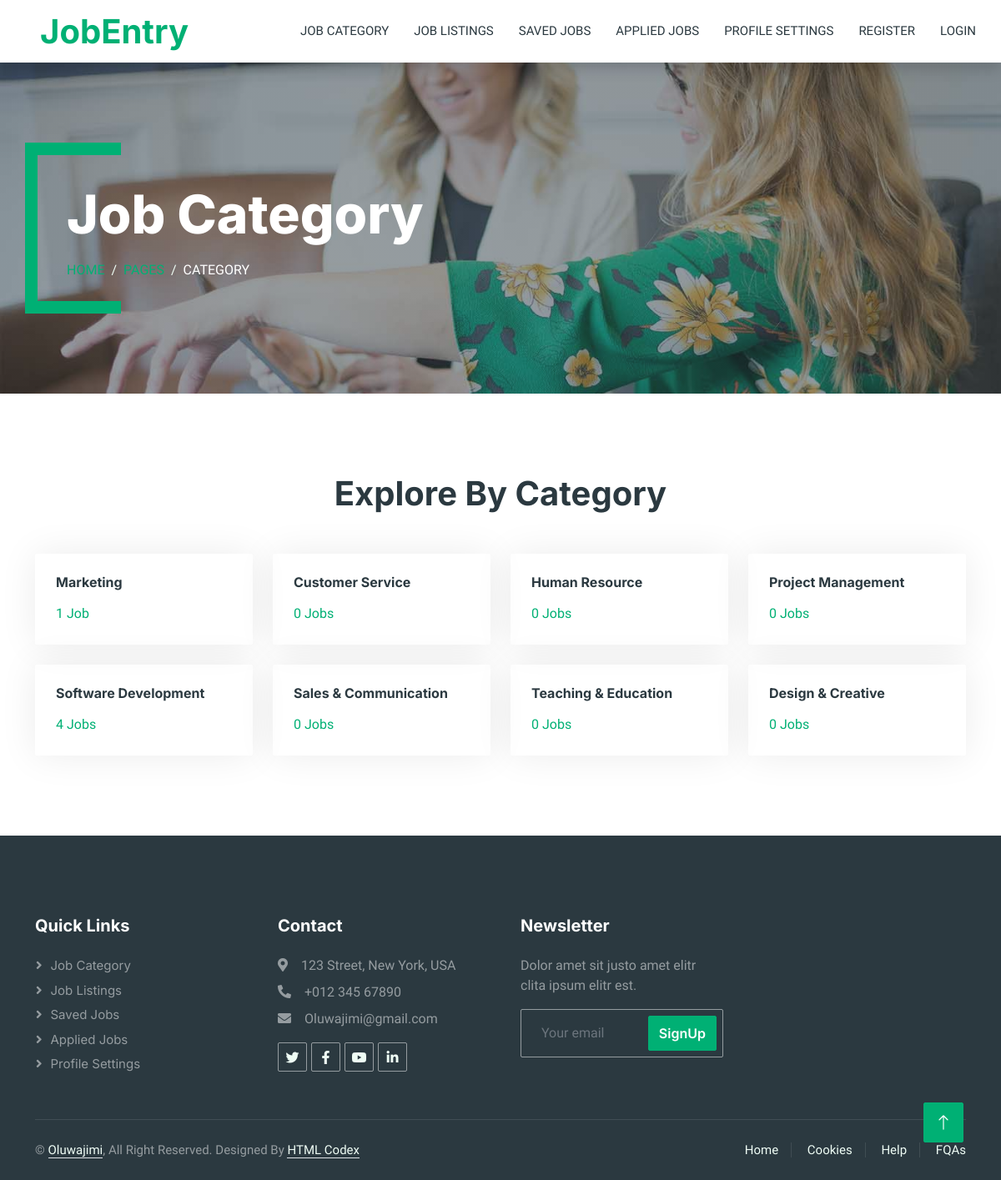
The page /jobs/jobs-category/ on the database its author committed.
### jobs/models.py (models this page shows, shortened)
class Job(models.Model):
    JOB_TYPE_CHOICES = [
        ('Onsite', 'Onsite'),
        ('Remote', 'Remote'),
        ('Hybrid', 'Hybrid'),
        ('Part-time', 'Part-time'),
        ('Full-time', 'Full-time'),
        ('Internship', 'Internship'),
    ]
    CATEGORY_CHOICES = [
        ('Marketing', 'Marketing'),
        ('Customer Service', 'Customer Service'),
        ('Human Resource', 'Human Resource'),
        ('Project Management', 'Project Management'),
        ('Software Development', 'Software Development'),
        ('Sales & Communication', 'Sales & Communication'),
        ('Teaching & Education', 'Teaching & Education'),
        ('Design & Creative', 'Design & Creative'),
    ]
    company_logo = models.ImageField(upload_to='company_logos/')
    company_name = models.CharField(max_length=100,default='Unknown')
    job_title = models.CharField(max_length=100)
    job_description = models.TextField()
    job_type = models.CharField(max_length=50, choices=JOB_TYPE_CHOICES)
    salary_range = models.CharField(max_length=100)
    application_deadline = models.DateField()
    responsibility = models.TextField()
    qualifications = models.TextField()
    company_details = models.TextField()
    location = models.CharField(max_length=100, default='Unknown')  # New field for location
    posted_by = models.ForeignKey(settings.AUTH_USER_MODEL, on_delete=models.CASCADE)
    posted_date = models.DateTimeField(auto_now_add=True)  # Added field for date
    category = models.CharField(max_length=50, choices=CATEGORY_CHOICES)  # Added field for category
    saved_by = models.ManyToManyField(User, related_name='saved_jobs', blank=True)

### jobs/views.py (the view)
# urls.py: path('jobs-category/',views.Jobscategory,name="jobs-category"),
def Jobscategory(request):
    categories = dict(Job.CATEGORY_CHOICES)
    context = {
        'categories': categories,
    }
    return render(request, 'job/category.html', context)

### jobs/templatetags/job_count.py (called while the page is built)
@register.filter
def job_count(category):
    return Job.objects.filter(category=category).count()

### templates/job/category.html
{%extends 'sitepages/base3.html'%}
{%load static%}
{%block homepage_content%}
        <div class="container-xxl py-5 bg-dark page-header mb-5">
            <div class="container my-5 pt-5 pb-4">
                <h1 class="display-3 text-white mb-3 animated slideInDown">Job Category</h1>
                <nav aria-label="breadcrumb">
                    <ol class="breadcrumb text-uppercase">
                        <li class="breadcrumb-item"><a href="#">Home</a></li>
                        <li class="breadcrumb-item"><a href="#">Pages</a></li>
                        <li class="breadcrumb-item text-white active" aria-current="page">Category</li>
                    </ol>
                </nav>
            </div>
        </div>
{% load job_count %}
<div class="container-xxl py-5">
    <div class="container">
        <h1 class="text-center mb-5 wow fadeInUp" data-wow-delay="0.1s">Explore By Category</h1>
        <div class="row g-4">
            {% for category, display_name in categories.items %}
            <div class="col-lg-3 col-sm-6 wow fadeInUp" data-wow-delay="0.{{ forloop.counter }}s">
                <div class="cat-item rounded p-4">
                    <a href="{% url 'jobs_categorys' category=category %}">
                        <h6 class="mb-3">{{ display_name }}</h6>
                        <p class="mb-0">{{ category|job_count }} Job{% if category|job_count != 1 %}s{% endif %}</p>
                    </a>
                </div>
            </div>
            {% endfor %}
        </div>
    </div>
</div>
       {%endblock%}

### static/css/style.css (style rules this page uses)
:root { --primary: #00B074; --secondary: #2B9BFF; --light: #EFFDF5; --dark: #2B3940; }
.header-carousel .container, .page-header .container { position: relative; padding: 45px 0 45px 35px; border-left: 15px solid var(--primary); }
.header-carousel .container::before, .header-carousel .container::after, .page-header .container::before, .page-header .container::after { position: absolute; content: ""; top: 0; left: 0; width: 100px; height: 15px; background: var(--primary); }
.header-carousel .container::after, .page-header .container::after { top: 100%; margin-top: -15px; }
.page-header { background: linear-gradient(rgba(43, 57, 64, .5), rgba(43, 57, 64, .5)), url(../img/carousel-1.jpg) center center no-repeat; background-size: cover; }
.breadcrumb-item + .breadcrumb-item::before { color: var(--light); }
.cat-item { display: block; box-shadow: 0 0 45px rgba(0, 0, 0, .08); border: 1px solid transparent; transition: .5s; }

### rows shown on the page
Job: category "Software Development", id "4", shows "s"

### other values the page prints
{{ display_name }} "Marketing" "Customer Service" "Human Resource" "Project Management" "Sales & Communication" "Teaching & Education" "Design & Creative"
{{ category|job_count }} "1" "0" "0" "0" "0" "0" "0"
